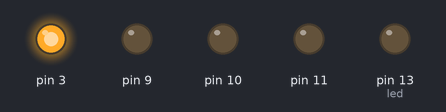
Recording of a sketch running on a simulated Arduino Uno, built with avr-gcc and run on an emulated ATmega328P. Parts: output pins drawn as LEDs (lit = HIGH).

Above: at 0.2 s.
At 1.2 s:
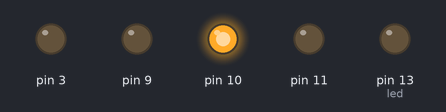
At 1.7 s:
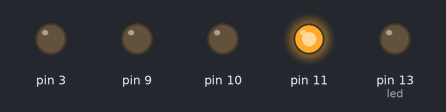
At 2.2 s:
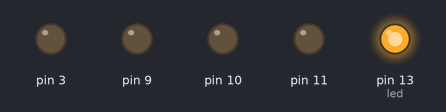
At 4.0 s:
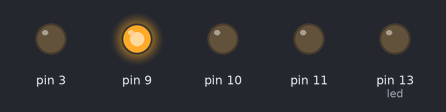
At 6.2 s:
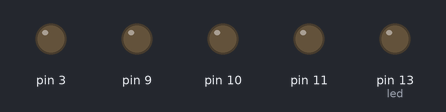
Timing chart, 0 to 7.6 s (numbered marks = the images above):
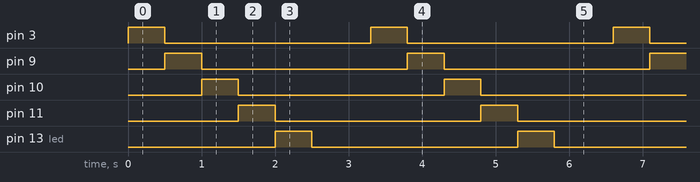

Measured:
- by itself, pin 3, pin 9–11, pin 13 (led): alternates HIGH for 0.50 s and LOW for 2.8 s
- by itself, everything shown: repeats every 3.3 s, in 6 steps

The sketch:

Tonga_Joystick_to_Patterns.ino
```cpp
/*
 This runs the blink command for all the output ports
 */

// Pin 13 has an LED connected on most Arduino boards.
// give it a name:
int led = 13;


// the setup routine runs once when you press reset:
void setup() {
  // initialize the digital pin as an output.
  pinMode(led, OUTPUT);
  pinMode(11, OUTPUT);
    pinMode(10, OUTPUT);

  pinMode(9, OUTPUT);
  pinMode(3, OUTPUT);


}

// the loop routine runs over and over again forever:
void loop() {
    digitalWrite(3, HIGH);   // turn the LED on (HIGH is the voltage level)

  delay(500);               // wait for a second
  digitalWrite(3, LOW);    // turn the LED off by making the voltage LOW
    digitalWrite(9, HIGH);   // turn the LED on (HIGH is the voltage level)

  delay(500);               // wait for a second
    digitalWrite(9, LOW);    // turn the LED off by making the voltage LOW
    digitalWrite(10, HIGH);   // turn the LED on (HIGH is the voltage level)

  delay(500);               // wait for a second
    digitalWrite(10, LOW);    // turn the LED off by making the voltage LOW
    digitalWrite(11, HIGH);   // turn the LED on (HIGH is the voltage level)

  delay(500);               // wait for a second

  digitalWrite(led, HIGH);   // turn the LED on (HIGH is the voltage level)
   digitalWrite(11, LOW);   // turn the LED on (HIGH is the voltage level)

  delay(500);               // wait for a second
  digitalWrite(led, LOW);    // turn the LED off by making the voltage LOW

  delay(800);               // wait for a second
}
```
